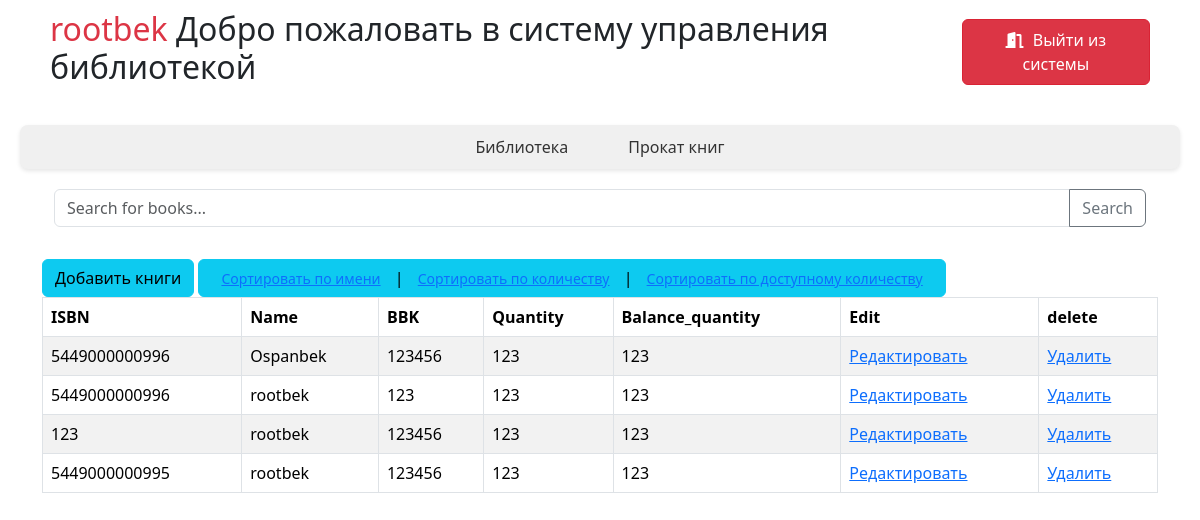
The app's page / (signed in) with its own data.
### myapp/models.py (models this page shows, shortened)
class Book(models.Model):
    user = models.ForeignKey(settings.AUTH_USER_MODEL, on_delete=models.CASCADE, null=True)
    ISBN=models.CharField(max_length=255, verbose_name='Книжный номер', null=True)
    name = models.CharField(max_length=255, verbose_name='Название книги')
    bbk = models.CharField(max_length=100, verbose_name="BBK")
    quantity = models.IntegerField(verbose_name="Количество")
    balance_quantity = models.IntegerField(verbose_name="Остаток книг")

### myapp/views.py (the view)
# urls.py: path('', views.index, name='index'),
@login_required
def index(request):
    if not request.user.is_authenticated:
        return redirect('myapp:login')
    sort = request.GET.get('sort', 'name')  # Устанавливаем 'name' как значение по умолчанию для сортировки
    search_query = request.GET.get('q', '')  # Получаем поисковый запрос
    books = Book.objects.filter(user=request.user)
    if search_query:
        books = books.filter(
            Q(name__icontains=search_query) |
            Q(bbk__icontains=search_query)  |
            Q(ISBN__icontains=search_query)
        )
    if sort in ['name', 'quantity', 'balance_quantity', 'bbk' ]:
        books = books.order_by(sort)
    return render(request, 'myapp/index.html', {'books': books, 'current_sort': sort})

### myapp/templates/myapp/index.html (shortened to what this page needs)
<html lang="en">
<head>
    <link href="https://cdn.jsdelivr.net/npm/bootstrap@5.3.2/dist/css/bootstrap.min.css" rel='stylesheet'>
    <link href="https://cdnjs.cloudflare.com/ajax/libs/font-awesome/6.0.0-beta3/css/all.min.css" rel="stylesheet">
</head>
<body>
    <div class="header-container">
        <h2><span class="error_info">{{ request.user.username }}</span> Добро пожаловать в систему управления библиотекой</h2>
        <span><a href="{% url 'myapp:logout' %}" class="btn btn-danger"><i class="fas fa-door-open"></i> Выйти из системы</a></span>
    </div>
    <header>
        <nav>
            <ul>
                <li><a href="{% url 'myapp:index' %}">Библиотека</a></li>
                <li><a href="{% url 'myapp:rent_book' %}">Прокат книг</a></li>
            </ul>
        </nav>
    </header>
        <div class="container">
            <div class="input-group mb-3">
                <div class="container">
                    <form method="GET" action="{% url 'myapp:index' %}" class="input-group mb-3">
                        <input type="text" class="form-control" placeholder="Search for books..." name="q" value="{{ request.GET.q }}">
                        <button class="btn btn-outline-secondary" type="submit">Search</button>
                    </form>
                </div>
            </div>
                {% block content_books %}
                    {% include 'myapp/books.html' %}
                {% endblock content_books %}
    </div>
</body>
</html>

### myapp/templates/myapp/books.html (shortened to what this page needs)
<a href="{% url 'myapp:add_book' %}" class="btn btn-info btn_vertical">Добавить книги</a>
<div class="btn btn-info btn_vertical">
    <a href="{% url 'myapp:index' %}?sort=name" class="{% if current_sort == 'name' %}active{% endif %}">Сортировать по имени</a> |
    <a href="{% url 'myapp:index' %}?sort=quantity" class="{% if current_sort == 'quantity' %}active{% endif %}">Сортировать по количеству</a> |
    <a href="{% url 'myapp:index' %}?sort=balance_quantity" class="{% if current_sort == 'balance_quantity' %}active{% endif %}">Сортировать по доступному количеству</a>
</div>
<table id="table" class="table table-bordered table-striped">
<thead>
<tr>
    <th>ISBN</th>
    <th>Name</th>
    <th>BBK</th>
    <th>Quantity</th>
    <th>Balance_quantity</th>
    <th>Edit</th>
    <th>delete</th>
</tr>
</thead>
<tbody>
{% for book in books %}
    <tr>
        <td>{{ book.ISBN }}</td>
        <td>{{ book.name }}</td>
        <td>{{ book.bbk}}</td>
        <td>{{ book.quantity }}</td>
        <td>{{ book.balance_quantity }}</td>
        <td><a href="edit/{{ book.pk }}/book">Редактировать</a></td>
        <td><a href="delete/{{ book.pk }}/book">Удалить</a></td>
    </tr>
{% endfor %}
</tbody>
</table>

### myapp/templates/myapp/index.html (style rules this page uses)
.header-container { display: flex; justify-content: space-between; align-items: center; padding: 10px 50px; }
.btn_vertical a { margin-bottom: 5px; width: 100%; padding: 10px; font-size: 14px; text-align: center; }
.error_info { font-weight: 400; color: #dc3545; }
.btn-danger { color: #fff; background-color: #dc3545; border-color: #d92334; padding: 8px 16px; text-decoration: none; font-size: 16px; display: inline-block; }
.fas { margin-right: 5px; }
nav { background-color: #f0f0f0; border-radius: 8px; margin: 20px; box-shadow: 0 2px 4px rgba(0, 0, 0, 0.1); }
nav ul { list-style: none; padding: 0; margin: 0; display: flex; justify-content: center; align-items: center; }
nav ul li { margin: 10px; }
nav ul li a { text-decoration: none; color: #333; font-size: 16px; padding: 10px 20px; }

### records on screen
Book: ISBN "5449000000996", name "Ospanbek", bbk "123456", quantity "123", balance_quantity "123"
Book: ISBN "5449000000996", name "rootbek", bbk "123", quantity "123", balance_quantity "123"
Book: ISBN "123", name "rootbek", bbk "123456", quantity "123", balance_quantity "123"
Book: ISBN "5449000000995", name "rootbek", bbk "123456", quantity "123", balance_quantity "123"

### other values on screen
{{ request.user.username }} "rootbek"
